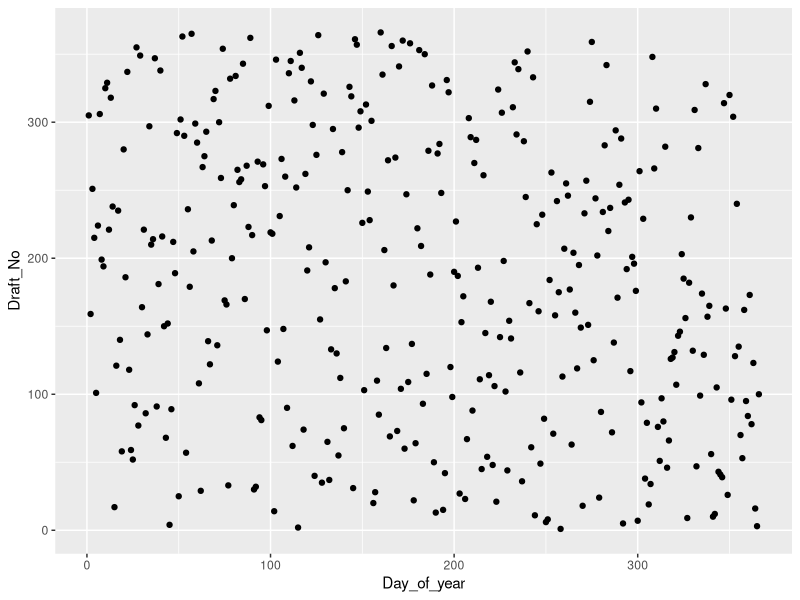
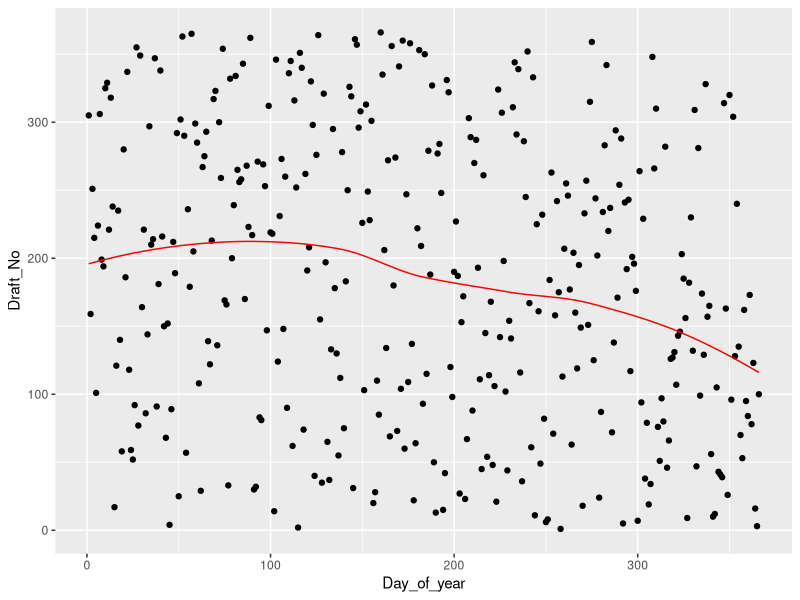
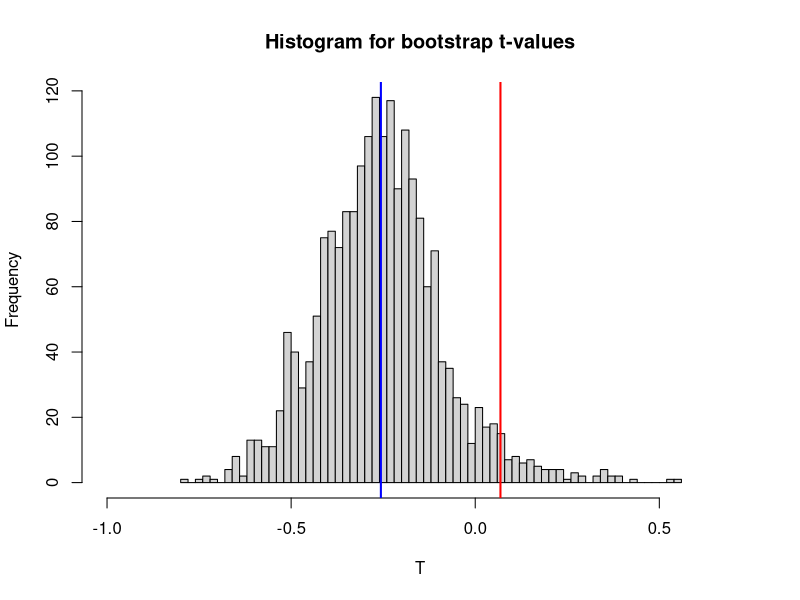
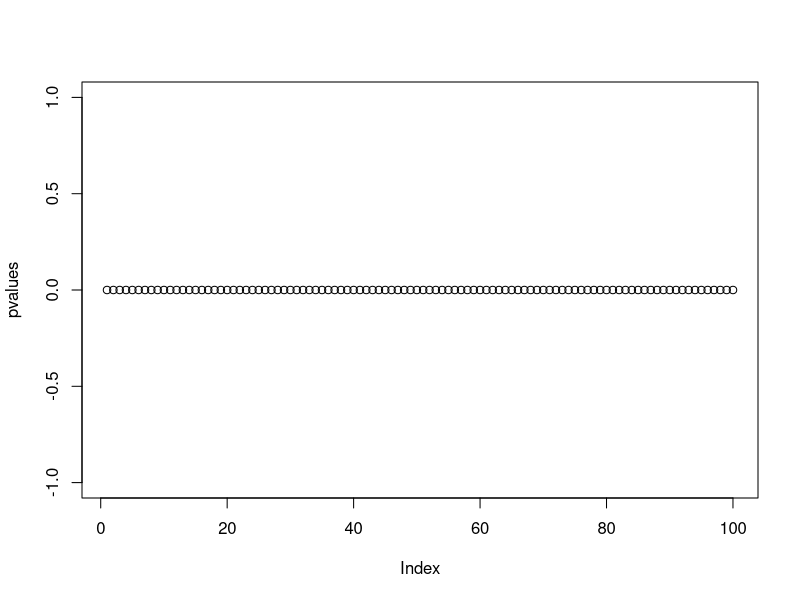
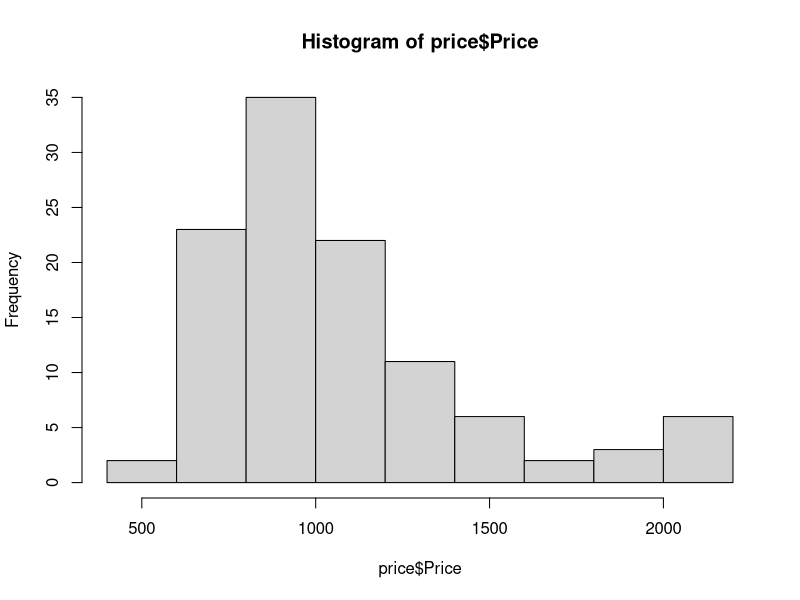
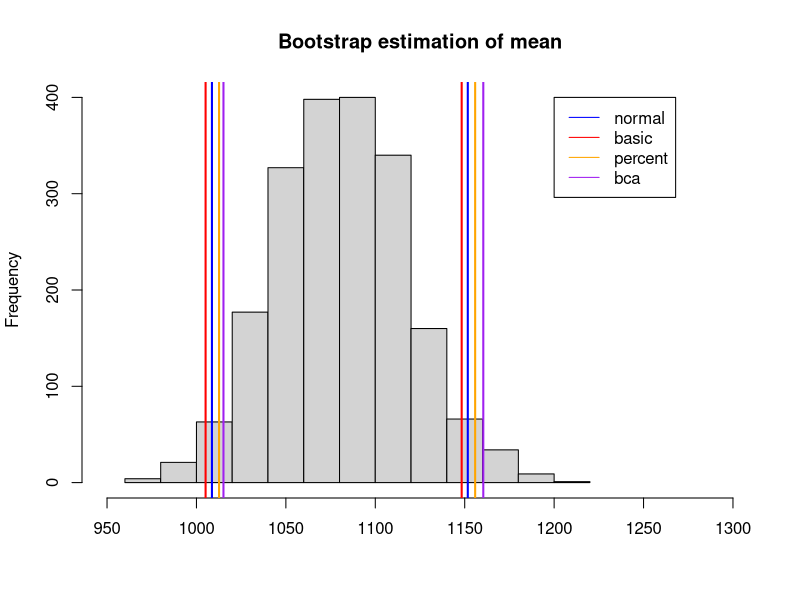
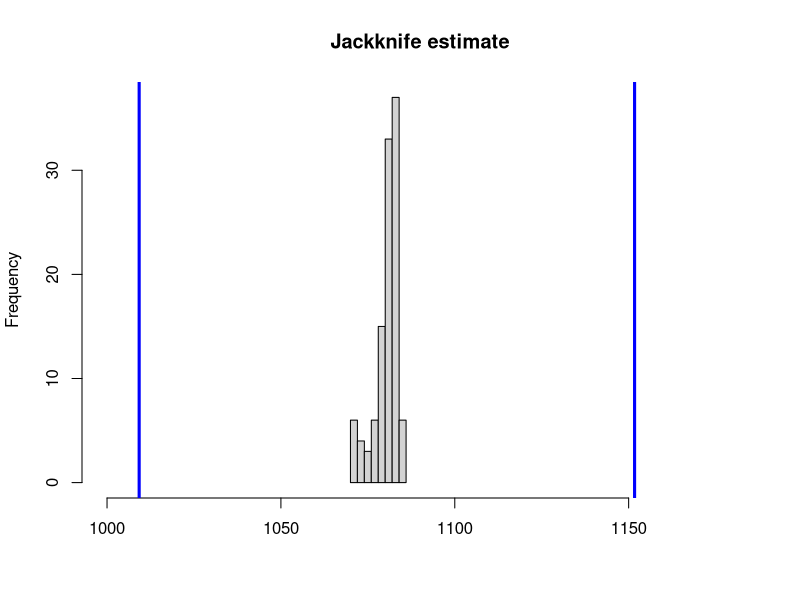

Generate these figures, in order, with R:
## ---- chunk 1
knitr::opts_chunk$set(echo = TRUE)
## ---- chunk 2
library(ggplot2)

lottery <- read.csv2("../data/lottery.csv")

q11 <- ggplot(lottery, aes(x = Day_of_year, y = Draft_No)) + geom_point()
plot(q11)

data <- data.frame(x=lottery$Day_of_year, y=lottery$Draft_No)
## ---- chunk 3
loessfit <- loess(y ~ x, data=data)
data$pred <- predict(loessfit, data$x)

q12 <- q11 + geom_path(data = data, aes(x=x, y=pred), col = "red")
plot(q12)
## ---- chunk 4
teststat <- function(model) {
    function(data) {
        xa <- data$x[which.min(data$y)]
        xb <- data$x[which.max(data$y)]

        fit <- model(y ~ x, data)

        ya <- predict(fit, xa)
        yb <- predict(fit, xb)

        (yb - ya) / (xb - xa)
    }
}

teststat_boot <- function(data, idx, stat) {
    data <- data[idx,]
    stat(data)
}
## ---- chunk 5
library(boot)

B <- 2000

set.seed(123456)
npboot <- boot(data=data, statistic=teststat_boot, R=B, stat=teststat(model=loess))
pvalue <- sum(npboot$t > 0) / B
pvalue
## ---- chunk 6
hist(npboot$t, xlim = c(-1,0.7), breaks = 50,
     main = "Histogram for bootstrap t-values", xlab ="T")
abline(v=pvalue, col = "red", lwd = 2)
abline(v=mean(npboot$t), col="blue", lwd=2)
## ---- chunk 7
teststat_permutation<- function(data, B, stat) {
    n <- nrow(data)
    statistics <- rep(0, B)
    newdata <- data.frame(x=data$x, y=sample(data$y, n))

    for (b in 1:B) {
        statistics[b] <- stat(newdata)
        newdata$y <- sample(data$y, n)
    }

    sum(abs(statistics) >= abs(stat(data))) / B
}

set.seed(123456)
pvalue2 <- teststat_permutation(data, B, teststat(loess))
pvalue2
## ---- chunk 8
genranddata <- function(x, alpha) {
    data.frame(x=x, y=pmax(0, pmin(alpha * x + rnorm(length(x), mean=183, sd=10), 366)))
}

alphas <- seq(0.1, 10, by=0.1)
pvalues <- rep(0, length(alphas))

set.seed(123456)

for (i in 1:length(alphas)) {
    newdata <- genranddata(data$x, alphas[i])
    pvalues[i] <- teststat_permutation(newdata, 200, teststat(loess))
}

plot(pvalues)
## ---- chunk 9
print(sum(pvalues <= 0.05))
## ---- chunk 10
price <- read.csv("../data/prices1.csv", sep=";")
mean(price$Price)
## ---- chunk 11
hist(price$Price)
## ---- chunk 12
bootmean <- function(data,ind){
  data <- data[ind]
  mean(data)
}

B <- 2000

estmean <- boot(data = price$Price,bootmean, R = B)

2*estmean$t0 - mean(estmean$t)

mean(estmean$t- estmean$t0) 
 
sum((estmean$t-mean(estmean$t))^2)/(B-1)
cibo <- boot.ci(estmean)
print(cibo)
## ---- chunk 13

hist(estmean$t, xlim = c(950,1300), main = "Bootstrap estimation of mean", xlab = "")
abline(v= cibo$normal[2:3], col = "blue", lwd = 2)
abline(v= cibo$basic[4:5], col = "red", lwd = 2)
abline(v= cibo$percent[4:5], col = "orange", lwd = 2)
abline(v= cibo$bca[4:5], col = "purple", lwd = 2)
legend(y=400,x =1200,c("normal","basic","percent","bca"),lty = c(1,1),
       col = c("blue","red","orange","purple"))

## ---- chunk 14

jackknife <- function(data,B,tstat){
  stopifnot( B <= length(data))
  est <- rep(1,times = B)
  for(i in 1:B){
    
    est[i] <- tstat(data[-i])
    
  }
  return(est)
}


jackest<-jackknife(price$Price, B = length(price$Price), tstat = mean)

mean(jackest)

n <- length(price$Price)


tstar<- n*mean(price$Price)-(n-1)*jackest
JT<-mean(tstar)
jackvar <-(1/(n*(n-1)))*sum((tstar- JT)^2)

lowerci <- JT - 1.96*sqrt(jackvar)
upperci <- JT + 1.96*sqrt(jackvar)

# mean(tstar) + qt(0.975,length(price$Price)-1)*sqrt(var(tstar)/length(price$Price))
# mean(tstar) - qt(0.975,length(price$Price)-1)*sqrt(var(tstar)/length(price$Price))

hist(jackest,breaks = 10, xlim = c(1000,1180), xlab = "" ,main = "Jackknife estimate")
abline(v=lowerci, col ="blue", lwd = 3)
abline(v=upperci, col ="blue", lwd = 3)
## ---- chunk 15
library(knitr)

cimatrix<-rbind(
  c("Normal",cibo$normal[2],mean(estmean$t),cibo$normal[2]),
  c("Percent",cibo$percent[4],mean(estmean$t),cibo$percent[5]),
  c("Basic",cibo$basic[4],mean(estmean$t),cibo$basic[5]),
  c("Bca",cibo$bca[4],mean(estmean$t),cibo$bca[5]),
  c("Jackknife",lowerci,mean(jackest),upperci)
)
colnames(cimatrix) <- c("Name","Lower","Mean","Upper") 

kable(cimatrix, digits = 3)
